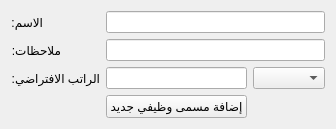
             <widget class="QWidget" name="page_8">
              <property name="geometry">
               <rect>
                <x>-231</x>
                <y>0</y>
                <width>314</width>
                <height>123</height>
               </rect>
              </property>
              <attribute name="label">
               <string>إضافة مسمى وظيفي جديد</string>
              </attribute>
              <layout class="QGridLayout" name="gridLayout_36">
               <item row="1" column="0">
                <widget class="QLabel" name="employment_request_name_label_5">
                 <property name="sizePolicy">
                  <sizepolicy hsizetype="Fixed" vsizetype="Preferred">
                   <horstretch>0</horstretch>
                   <verstretch>0</verstretch>
                  </sizepolicy>
                 </property>
                 <property name="text">
                  <string>الاسم:</string>
                 </property>
                </widget>
               </item>
               <item row="1" column="1" colspan="2">
                <widget class="QLineEdit" name="new_position_name_input">
                 <property name="sizePolicy">
                  <sizepolicy hsizetype="Preferred" vsizetype="Preferred">
                   <horstretch>0</horstretch>
                   <verstretch>0</verstretch>
                  </sizepolicy>
                 </property>
                 <property name="minimumSize">
                  <size>
                   <width>0</width>
                   <height>0</height>
                  </size>
                 </property>
                 <property name="styleSheet">
                  <string notr="true"/>
                 </property>
                </widget>
               </item>
               <item row="2" column="0">
                <widget class="QLabel" name="employment_request_name_label_6">
                 <property name="sizePolicy">
                  <sizepolicy hsizetype="Fixed" vsizetype="Preferred">
                   <horstretch>0</horstretch>
                   <verstretch>0</verstretch>
                  </sizepolicy>
                 </property>
                 <property name="text">
                  <string>ملاحظات:</string>
                 </property>
                </widget>
               </item>
               <item row="2" column="1" colspan="2">
                <widget class="QLineEdit" name="new_position_notes_input">
                 <property name="sizePolicy">
                  <sizepolicy hsizetype="Preferred" vsizetype="Preferred">
                   <horstretch>0</horstretch>
                   <verstretch>0</verstretch>
                  </sizepolicy>
                 </property>
                 <property name="minimumSize">
                  <size>
                   <width>0</width>
                   <height>0</height>
                  </size>
                 </property>
                 <property name="styleSheet">
                  <string notr="true"/>
                 </property>
                </widget>
               </item>
               <item row="3" column="0">
                <widget class="QLabel" name="employment_request_name_label_8">
                 <property name="sizePolicy">
                  <sizepolicy hsizetype="Fixed" vsizetype="Preferred">
                   <horstretch>0</horstretch>
                   <verstretch>0</verstretch>
                  </sizepolicy>
                 </property>
                 <property name="text">
                  <string>الراتب الافتراضي:</string>
                 </property>
                </widget>
               </item>
               <item row="3" column="1">
                <widget class="QLineEdit" name="new_position_salary_input">
                 <property name="sizePolicy">
                  <sizepolicy hsizetype="Preferred" vsizetype="Preferred">
                   <horstretch>0</horstretch>
                   <verstretch>0</verstretch>
                  </sizepolicy>
                 </property>
                 <property name="minimumSize">
                  <size>
                   <width>0</width>
                   <height>0</height>
                  </size>
                 </property>
                 <property name="styleSheet">
                  <string notr="true"/>
                 </property>
                </widget>
               </item>
               <item row="3" column="2">
                <widget class="QComboBox" name="position_currency_combobox_2">
                 <property name="styleSheet">
                  <string notr="true"/>
                 </property>
                </widget>
               </item>
               <item row="4" column="1">
                <widget class="QPushButton" name="add_position_btn">
                 <property name="sizePolicy">
                  <sizepolicy hsizetype="Preferred" vsizetype="Preferred">
                   <horstretch>0</horstretch>
                   <verstretch>0</verstretch>
                  </sizepolicy>
                 </property>
                 <property name="styleSheet">
                  <string notr="true"/>
                 </property>
                 <property name="text">
                  <string>إضافة مسمى وظيفي جديد</string>
                 </property>
                </widget>
               </item>
               <item row="5" column="0">
                <spacer name="verticalSpacer_9">
                 <property name="orientation">
                  <enum>Qt::Vertical</enum>
                 </property>
                 <property name="sizeHint" stdset="0">
                  <size>
                   <width>20</width>
                   <height>203</height>
                  </size>
                 </property>
                </spacer>
               </item>
               <item row="5" column="2">
                <spacer name="verticalSpacer_10">
                 <property name="orientation">
                  <enum>Qt::Vertical</enum>
                 </property>
                 <property name="sizeHint" stdset="0">
                  <size>
                   <width>20</width>
                   <height>40</height>
                  </size>
                 </property>
                </spacer>
               </item>
              </layout>
             </widget>
